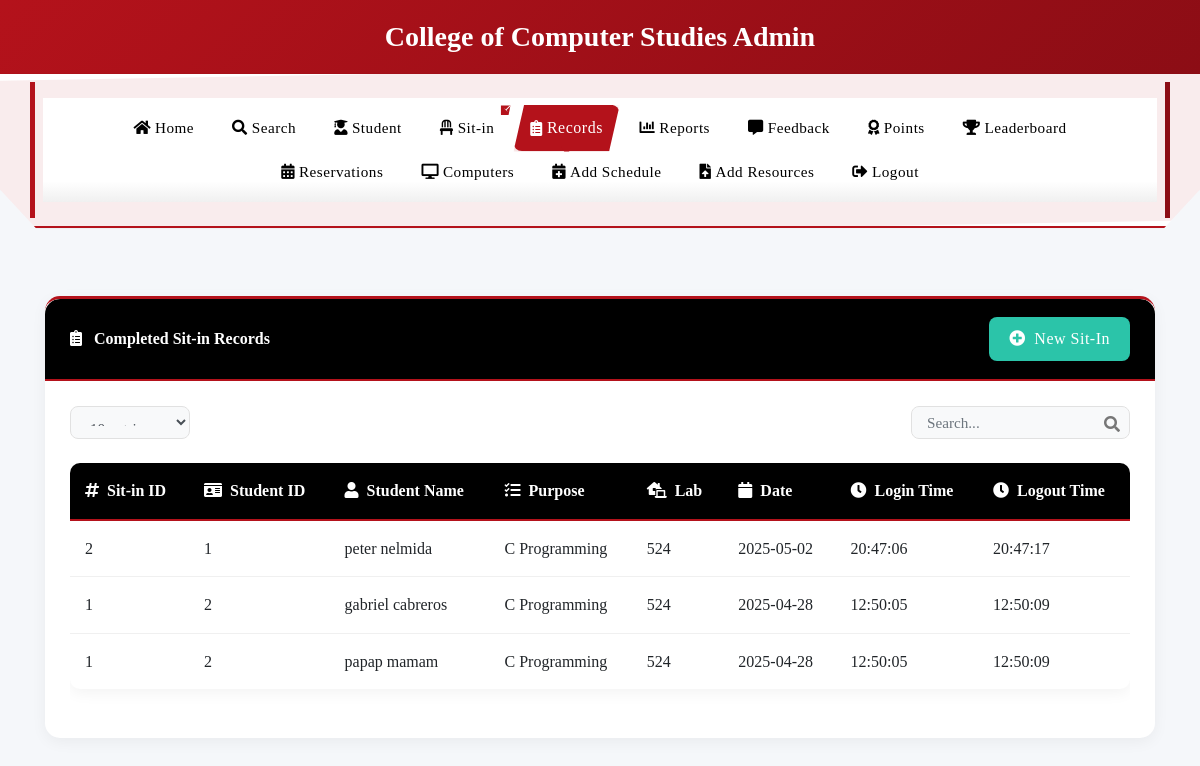
The page /current_sitins (signed in) on the database as committed earlier.
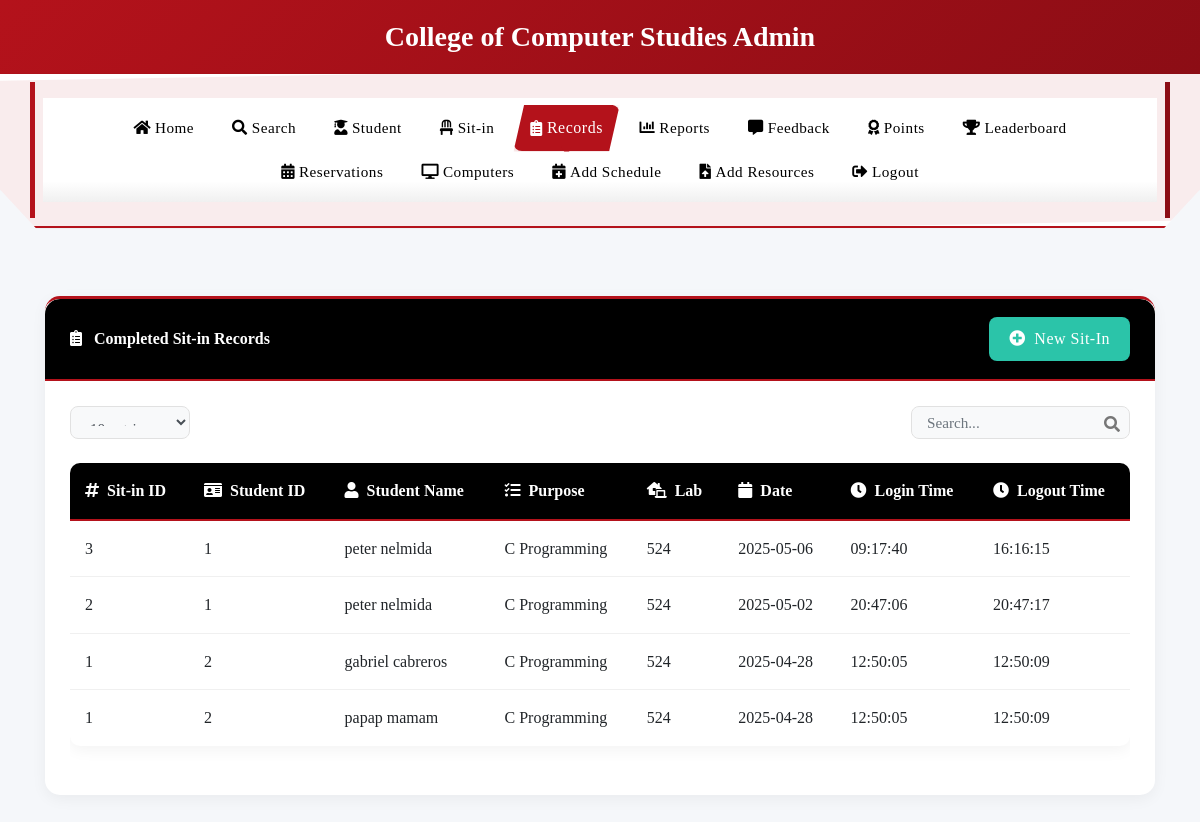
The same page on the database as committed later.
### tables this page shows
CREATE TABLE sitins (
                id INTEGER PRIMARY KEY,
                student_id TEXT,
                lab_number TEXT,
                purpose TEXT,
                login_date TEXT DEFAULT (date('now', 'localtime')),
                login_time TEXT,
                logout_time TEXT,
                status TEXT,
                timestamp DATETIME DEFAULT CURRENT_TIMESTAMP,
                feedback TEXT,
                feedback_response TEXT,
                created_at TEXT, subject TEXT, professor TEXT,
                FOREIGN KEY (student_id) REFERENCES users (idno)
            );

CREATE TABLE users
(id INTEGER PRIMARY KEY AUTOINCREMENT,
idno varchar(50),
lastname varchar(80),
firstname varchar(80),
middlename varchar(80),
course varchar(50),
year_level varchar(50),
email varchar(60),
username varchar(80),
password varchar(90), remaining_sessions INTEGER DEFAULT 30, is_admin INTEGER DEFAULT 0, profile_image TEXT, role TEXT DEFAULT 'user', points INTEGER DEFAULT 0);

### app.py (the view)
@app.route('/current_sitins')
def current_sitins():
    if 'admin' not in session:
        return redirect(url_for('login'))
    try:
        conn = get_db_connection()
        cursor = conn.cursor()
        cursor.execute('SELECT COUNT(*) as count FROM sitins WHERE logout_time IS NULL')
        active_count = cursor.fetchone()['count']
        cursor.execute('''
            SELECT s.id AS sitin_id, s.student_id, s.lab_number, s.purpose, s.timestamp,
                   s.login_date, s.login_time, s.logout_time, s.status,
                   u.firstname, u.lastname, u.course
            FROM sitins s
            JOIN users u ON s.student_id = u.idno
            WHERE s.logout_time IS NOT NULL
            ORDER BY s.timestamp DESC
        ''')
        sitins = cursor.fetchall()
        cursor.execute('''
            SELECT purpose, COUNT(*) as count
            FROM sitins
            WHERE logout_time IS NOT NULL
            GROUP BY purpose
        ''')
        purpose_stats = cursor.fetchall()
        cursor.execute('''
            SELECT lab_number, COUNT(*) as count
            FROM sitins
            WHERE logout_time IS NOT NULL
            GROUP BY lab_number
        ''')
        lab_stats = cursor.fetchall()
        lab_numbers = ['524', '526', '528', '530', '542', '544']
        lab_data = [0, 0, 0, 0, 0, 0]
        for stat in lab_stats:
            if stat['lab_number'] in lab_numbers:
                idx = lab_numbers.index(stat['lab_number'])
                lab_data[idx] = stat['count']
        purpose_labels = ['C Programming', 'C# Programming', 'Java Programming', '.NET Programming', 'PHP Programming', 'Python Programming']
        purpose_data = [0, 0, 0, 0, 0, 0]
        for stat in purpose_stats:
            if stat['purpose'] in purpose_labels:
                idx = purpose_labels.index(stat['purpose'])
                purpose_data[idx] = stat['count']
        conn.close()
        sitins_list = []
        for sitin in sitins:
            sitin_dict = {key: sitin[key] for key in sitin.keys()}
            sitins_list.append(sitin_dict)
        return render_template('current_sitins.html',
                              sitins=sitins_list,
                              active_count=active_count,
                              active_sitins=[],  # Empty list since we don't want to show active sit-ins here
                              purpose_stats=purpose_stats,
                              lab_stats=lab_stats,
                              lab_data=lab_data,
                              purpose_data=purpose_data)
    except Exception as e:
        print(f"Error fetching sit-ins: {str(e)}")
        return render_template('current_sitins.html', sitins=[], error=str(e))

### templates/current_sitins.html (shortened to what this page needs)
<!DOCTYPE html>
<html lang="en">
<head>
    <link rel="stylesheet" href="https://stackpath.bootstrapcdn.com/bootstrap/4.5.2/css/bootstrap.min.css">
    <link rel="stylesheet" href="https://cdnjs.cloudflare.com/ajax/libs/font-awesome/5.15.3/css/all.min.css">
    <link rel="stylesheet" href="{{ url_for('static', filename='css/navbar.css') }}">
</head>
<body>
    <div class="header-banner">
        <div class="container text-center">
            <h3 class="font-weight-bold mb-0">College of Computer Studies Admin</h3>
        </div>
    </div>
    {% include 'admin_navbar.html' %}
    <div class="container py-5">
        <div class="row">
            <div class="col-md-12">
                <div class="card">
                    <div class="card-header d-flex align-items-center justify-content-between">
                        <div>
                            <i class="fas fa-clipboard-list mr-2"></i> Completed Sit-in Records
                        </div>
                        <button class="btn btn-success" data-toggle="modal" data-target="#sitInModal">
                            <i class="fas fa-plus-circle mr-1"></i> New Sit-In
                        </button>
                    </div>
                    <div class="card-body">
                        <div class="filter-bar d-flex justify-content-between align-items-center mb-4">
                            <div class="d-flex align-items-center">
                                <div class="mr-3">
                                    <select id="entriesPerPage" class="form-control form-control-sm">
                                        <option value="10">10 entries</option>
                                    </select>
                                </div>
                            </div>
                            <div class="position-relative">
                                <input type="text" id="tableSearch" class="form-control form-control-sm" placeholder="Search...">
                                <i class="fas fa-search position-absolute" style="right: 10px; top: 10px; color: #777;"></i>
                            </div>
                        </div>
                        <div class="table-responsive">
                            <table class="table table-hover">
                                <thead>
                                    <tr>
                                        <th><i class="fas fa-hashtag mr-1"></i> Sit-in ID</th>
                                        <th><i class="fas fa-id-card mr-1"></i> Student ID</th>
                                        <th><i class="fas fa-user mr-1"></i> Student Name</th>
                                        <th><i class="fas fa-tasks mr-1"></i> Purpose</th>
                                        <th><i class="fas fa-laptop-house mr-1"></i> Lab</th>
                                        <th><i class="fas fa-calendar mr-1"></i> Date</th>
                                        <th><i class="fas fa-clock mr-1"></i> Login Time</th>
                                        <th><i class="fas fa-clock mr-1"></i> Logout Time</th>
                                    </tr>
                                </thead>
                                <tbody>
                                    {% if sitins %}
                                        {% for sitin in sitins %}
                                            <tr>
                                                <td>{{ sitin.sitin_id }}</td>
                                                <td>{{ sitin.student_id }}</td>
                                                <td>{{ sitin.firstname }} {{ sitin.lastname }}</td>
                                                <td>{{ sitin.purpose }}</td>
                                                <td>{{ sitin.lab_number }}</td>
                                                <td>{{ sitin.login_date if sitin.login_date else 'N/A' }}</td>
                                                <td>{{ sitin.login_time if sitin.login_time else 'N/A' }}</td>
                                                <td>{{ sitin.logout_time if sitin.logout_time else 'N/A' }}</td>
                                            </tr>
                                        {% endfor %}
                                    {% endif %}
                                </tbody>
                            </table>
                        </div>
                    </div>
                </div>
            </div>
        </div>
    </div>
</body>
</html>

### templates/admin_navbar.html (shortened to what this page needs)
<nav class="navbar navbar-expand-lg navbar-light sticky-top">
    <div class="container">
        <div class="collapse navbar-collapse" id="navbarNav">
            <ul class="navbar-nav ml-auto">
                <li class="nav-item {% if request.path == url_for('admin_dashboard') %}active{% endif %}">
                    <a class="nav-link" href="{{ url_for('admin_dashboard') }}">
                        <i class="fas fa-home mr-1"></i> Home
                    </a>
                </li>
                <li class="nav-item">
                    <a class="nav-link" href="#" data-toggle="modal" data-target="#searchModal">
                        <i class="fas fa-search mr-1"></i> Search
                    </a>
                </li>
                <li class="nav-item {% if request.path == url_for('view_students') %}active{% endif %}">
                    <a class="nav-link" href="{{ url_for('view_students') }}">
                        <i class="fas fa-user-graduate mr-1"></i> Student
                    </a>
                </li>
                <li class="nav-item {% if request.path == url_for('sitin_page') %}active{% endif %}">
                    <a class="nav-link" href="{{ url_for('sitin_page') }}">
                        <i class="fas fa-chair mr-1"></i> Sit-in
                        {% if active_count is defined and active_count > 0 %}
                            <span class="badge badge-pill badge-danger">{{ active_count }}</span>
                        {% elif active_sitin_count is defined and active_sitin_count > 0 %}
                            <span class="badge badge-pill badge-danger">{{ active_sitin_count }}</span>
                        {% endif %}
                    </a>
                </li>
                <li class="nav-item {% if request.path == url_for('current_sitins') %}active{% endif %}">
                    <a class="nav-link" href="{{ url_for('current_sitins') }}">
                        <i class="fas fa-clipboard-list mr-1"></i> Records
                    </a>
                </li>
                <li class="nav-item {% if request.path == url_for('sitin_report') %}active{% endif %}">
                    <a class="nav-link" href="{{ url_for('sitin_report') }}">
                        <i class="fas fa-chart-bar mr-1"></i> Reports
                    </a>
                </li>
                <li class="nav-item {% if request.path == url_for('feedback_report') %}active{% endif %}">
                    <a class="nav-link" href="{{ url_for('feedback_report') }}">
                        <i class="fas fa-comment-alt mr-1"></i> Feedback
                    </a>
                </li>
                <li class="nav-item {% if request.path == url_for('lab_usage_points') %}active{% endif %}">
                    <a class="nav-link" href="{{ url_for('lab_usage_points') }}">
                        <i class="fas fa-award mr-1"></i> Points
                    </a>
                </li>
                <li class="nav-item {% if request.path == url_for('leaderboard') %}active{% endif %}">
                    <a class="nav-link" href="{{ url_for('leaderboard') }}">
                        <i class="fas fa-trophy mr-1"></i> Leaderboard
                    </a>
                </li>
                <li class="nav-item {% if request.path == url_for('admin_reservation') %}active{% endif %}">
                    <a class="nav-link" href="{{ url_for('admin_reservation') }}">
                        <i class="fas fa-calendar-alt mr-1"></i> Reservations
                    </a>
                </li>
                <li class="nav-item {% if request.path == url_for('computer_control') %}active{% endif %}">
                    <a class="nav-link" href="{{ url_for('computer_control') }}">
                        <i class="fas fa-desktop mr-1"></i> Computers
                    </a>
                </li>
                <li class="nav-item">
                    <a class="nav-link" href="#" data-toggle="modal" data-target="#uploadLabScheduleModal">
                        <i class="fas fa-calendar-plus mr-1"></i> Add Schedule
                    </a>
                </li>
                <li class="nav-item">
                    <a class="nav-link" href="#" data-toggle="modal" data-target="#uploadResourceMaterialsModal">
                        <i class="fas fa-file-upload mr-1"></i> Add Resources
                    </a>
                </li>
                <li class="nav-item">
                    <a class="nav-link text-danger" href="{{ url_for('logout') }}">
                        <i class="fas fa-sign-out-alt mr-1"></i> Logout
                    </a>
                </li>
            </ul>
        </div>
    </div>
</nav>

Rows that differ between the two databases and show on the page:
now on this page (row edited): sitins: sitin_id "3", student_id "1", firstname "peter", lastname "nelmida", purpose "C Programming", lab_number "524", login_date "2025-05-06", login_time "09:17:40", logout_time "16:16:15"
Other text that changed with them:
{{ active_count }}: "1" → (not shown)
